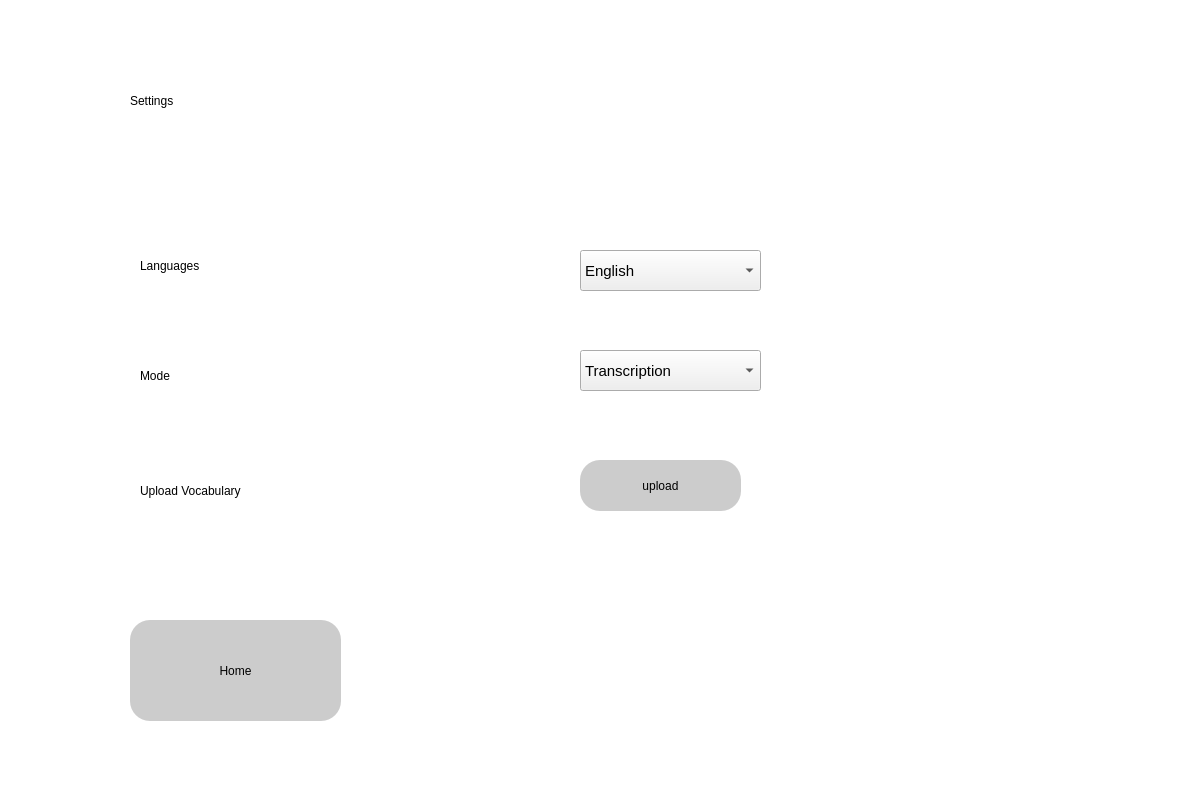
<?xml version="1.0" encoding="UTF-8"?>
<ui version="4.0">
 <class>Dialog</class>
 <widget class="QDialog" name="Dialog">
  <property name="geometry">
   <rect>
    <x>0</x>
    <y>0</y>
    <width>1200</width>
    <height>800</height>
   </rect>
  </property>
  <property name="windowTitle">
   <string>Dialog</string>
  </property>
  <widget class="QWidget" name="widget" native="true">
   <property name="geometry">
    <rect>
     <x>0</x>
     <y>0</y>
     <width>1201</width>
     <height>801</height>
    </rect>
   </property>
   <property name="styleSheet">
    <string notr="true">QWidget#widget{
background-color: rgb(255, 255, 255);}</string>
   </property>
   <widget class="QLabel" name="label">
    <property name="geometry">
     <rect>
      <x>130</x>
      <y>40</y>
      <width>761</width>
      <height>121</height>
     </rect>
    </property>
    <property name="styleSheet">
     <string notr="true">color: rgb(0, 0, 0);
font: 75 48pt &quot;MS Shell Dlg 2&quot;;</string>
    </property>
    <property name="text">
     <string>Settings</string>
    </property>
   </widget>
   <widget class="QLabel" name="label_2">
    <property name="geometry">
     <rect>
      <x>140</x>
      <y>240</y>
      <width>251</width>
      <height>51</height>
     </rect>
    </property>
    <property name="styleSheet">
     <string notr="true">color: rgb(0, 0, 0);
font: 75 24pt &quot;MS Shell Dlg 2&quot;;</string>
    </property>
    <property name="text">
     <string>Languages</string>
    </property>
   </widget>
   <widget class="QLabel" name="label_3">
    <property name="geometry">
     <rect>
      <x>140</x>
      <y>350</y>
      <width>221</width>
      <height>51</height>
     </rect>
    </property>
    <property name="styleSheet">
     <string notr="true">color: rgb(0, 0, 0);
font: 75 24pt &quot;MS Shell Dlg 2&quot;;</string>
    </property>
    <property name="text">
     <string>Mode</string>
    </property>
   </widget>
   <widget class="QLabel" name="label_4">
    <property name="geometry">
     <rect>
      <x>140</x>
      <y>440</y>
      <width>581</width>
      <height>101</height>
     </rect>
    </property>
    <property name="styleSheet">
     <string notr="true">color: rgb(0, 0, 0);
font: 75 24pt &quot;MS Shell Dlg 2&quot;;</string>
    </property>
    <property name="text">
     <string>Upload Vocabulary</string>
    </property>
   </widget>
   <widget class="QPushButton" name="home">
    <property name="geometry">
     <rect>
      <x>130</x>
      <y>620</y>
      <width>211</width>
      <height>101</height>
     </rect>
    </property>
    <property name="styleSheet">
     <string notr="true">border-radius:20px;
font: 75 18pt &quot;MS Shell Dlg 2&quot;;

background-color: rgb(204, 204, 204)</string>
    </property>
    <property name="text">
     <string>Home</string>
    </property>
   </widget>
   <widget class="QComboBox" name="lang_dropdown">
    <property name="geometry">
     <rect>
      <x>580</x>
      <y>250</y>
      <width>181</width>
      <height>41</height>
     </rect>
    </property>
    <property name="font">
     <font>
      <pointsize>11</pointsize>
     </font>
    </property>
    <item>
     <property name="text">
      <string>English</string>
     </property>
    </item>
    <item>
     <property name="text">
      <string>French</string>
     </property>
    </item>
   </widget>
   <widget class="QComboBox" name="mode_dropdown">
    <property name="geometry">
     <rect>
      <x>580</x>
      <y>350</y>
      <width>181</width>
      <height>41</height>
     </rect>
    </property>
    <property name="font">
     <font>
      <pointsize>11</pointsize>
     </font>
    </property>
    <item>
     <property name="text">
      <string>Transcription</string>
     </property>
    </item>
    <item>
     <property name="text">
      <string>Command</string>
     </property>
    </item>
   </widget>
   <widget class="QPushButton" name="upload">
    <property name="geometry">
     <rect>
      <x>580</x>
      <y>460</y>
      <width>161</width>
      <height>51</height>
     </rect>
    </property>
    <property name="styleSheet">
     <string notr="true">border-radius:20px;
font: 75 18pt &quot;MS Shell Dlg 2&quot;;

background-color: rgb(204, 204, 204)</string>
    </property>
    <property name="text">
     <string>upload</string>
    </property>
   </widget>
  </widget>
 </widget>
 <resources/>
 <connections/>
</ui>
